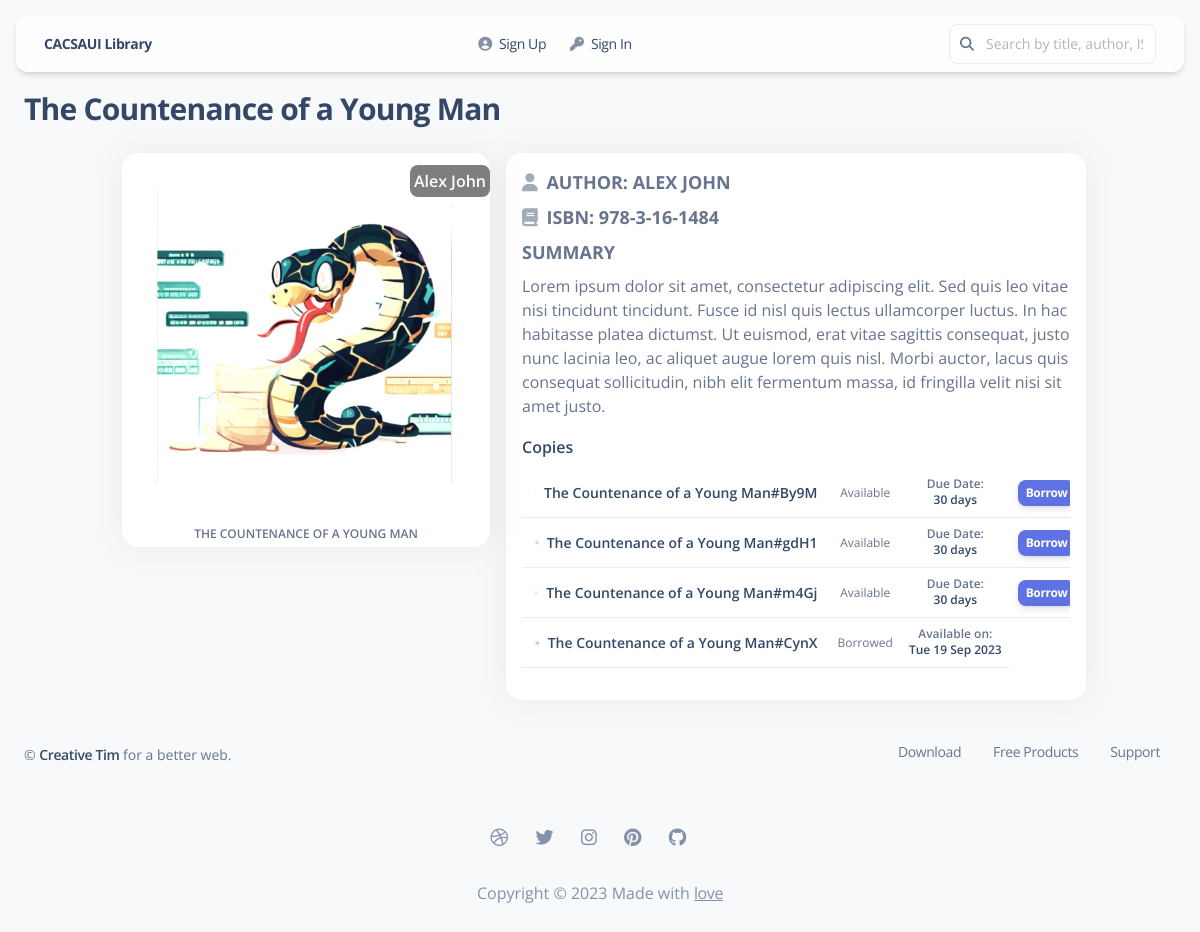
Before: /books/5ad72ec0-bdfd-45be-90c1-74a80a4b6495 with the older database file.
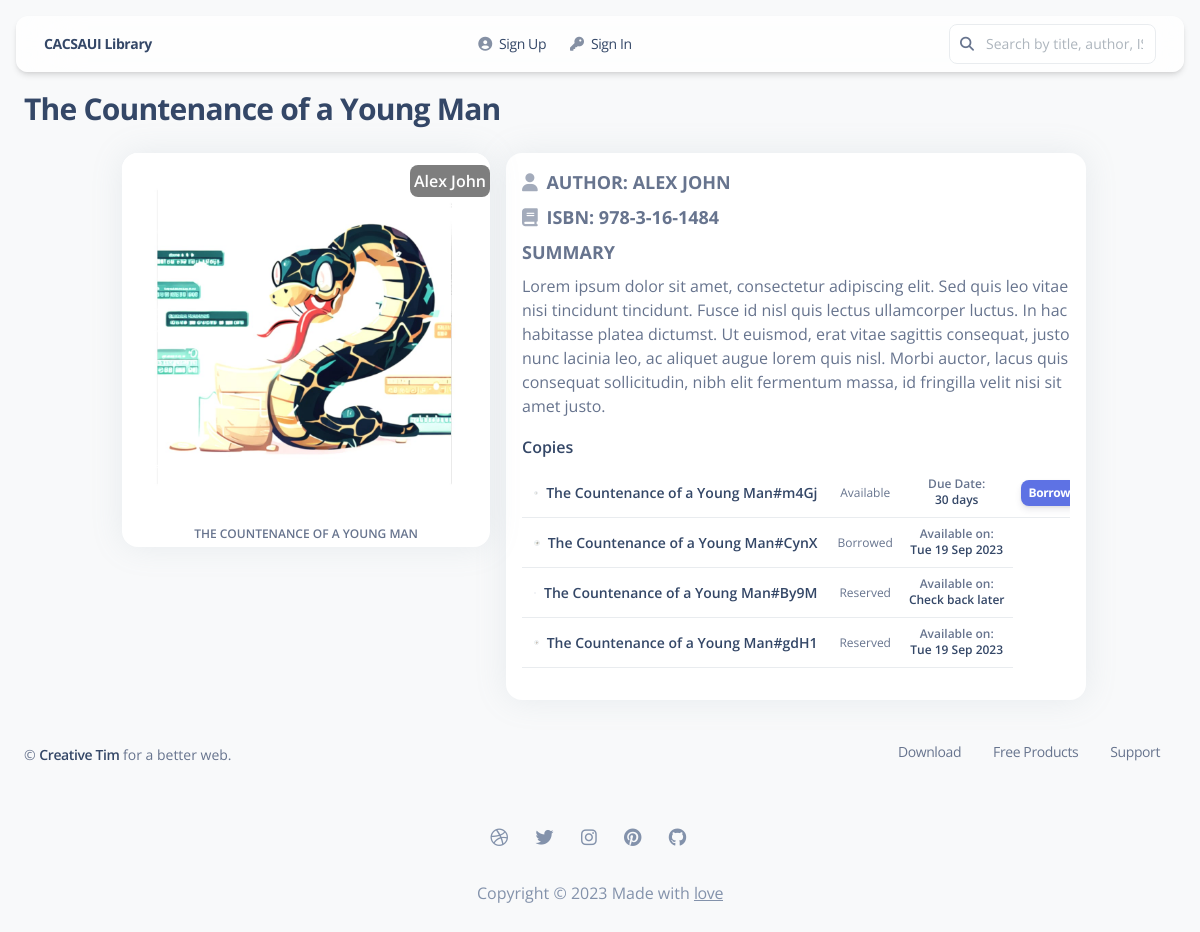
After: the same page with the newer database file.
### books/models.py (models this page shows, shortened)
class Book(models.Model):
    id = models.UUIDField(primary_key=True, default=uuid4, editable=False)
    title = models.CharField(max_length=256)
    author = models.ForeignKey(Author, related_name="books", on_delete=models.PROTECT)
    summary = models.TextField(max_length=1024, null=True, blank=True)
    isbn = models.CharField("ISBN_13", max_length=13, blank=True)
    isbn_10 = models.CharField("ISBN_10", max_length=10, null=True, blank=True)
    num_of_pages = models.CharField(max_length=6, null=True, blank=True)
    cover_src = models.CharField(max_length=50, null=True, blank=True)
    cover = models.ImageField(blank=True, upload_to="covers/", null=True)
    published_date = models.CharField(max_length=50, null=True, blank=True)
    date_added = models.DateField(auto_now_add=True)
    class Meta:
        ordering = ["-date_added"]

class Author(models.Model):
    id = models.UUIDField(primary_key=True, default=uuid4, editable=False)
    open_library_key = models.CharField(null=True, blank=True, max_length=20)
    names = models.CharField(max_length=256, blank=False, default="Alex John")
    bio = models.CharField(max_length=2048, null=True, blank=True)
    class Meta:
        ordering = ["names"]

class BookCopy(models.Model):
    id = models.CharField(
        primary_key=True, default=gen_rand_four, editable=False, max_length=4
    )
    book = models.ForeignKey("Book", related_name="copies", on_delete=models.CASCADE)
    due_date = models.DateField(
        null=True, blank=True, help_text="When the book is due for returning"
    )
    LOAN_STATUS = (("a", "available"), ("b", "borrowed"), ("r", "reserved"))
    status = models.CharField(max_length=1, default="a", choices=LOAN_STATUS)
    class Meta:
        ordering = ["status"]
    def __str__(self) -> str:
        return f"{self.book.title}#{self.id}"

### books/views.py (the view)
# urls.py: path('<uuid:pk>', BookDetailView.as_view(), name='book_detail' ),
class BookDetailView(DetailView):
    model = Book
    context_object_name = "book"
    template_name = "books/detail.html"

### templates/books/detail.html (shortened to what this page needs)
{% extends "layouts/base-shadow.html" %}
{% load static %}
{% block page_heading %}
<h3> {{book.title}} </h3>
{% endblock page_heading %}
{% block content %}
        <div class="flex flex-wrap justify-center -mx-3">
          <div class="w-full max-w-full px-3 mb-6 sm:flex-none xl:w-4/12">
            <div class="relative flex flex-col min-w-0 break-words bg-white border-0 shadow-xl dark:bg-slate-850 dark:shadow-dark-xl rounded-2xl bg-clip-border">
                <p class="absolute right-0 top-3 bg-black text-white leading-normal opacity-50 font-semibold p-1 border border-none rounded-lg" >
                    {{book.author.names}}
                </p>
                <img class="w-full rounded-t-2xl" src="{{book.cover.url}}" alt="profile cover image">
                <div class="border-black/12.5 rounded-t-2xl p-1 text-center">
                    <p class="mb-0 font-sans text-xs font-semibold leading-normal uppercase dark:text-white dark:opacity-60">
                    {{book.title}}
                    </p>
                </div>
            </div>
          </div>
          <div class="w-full max-w-full px-1 shrink-0 md:w-6/12 md:flex-0 md:mt-0">
            <div class="p-4  bg-white border-0 border-solid shadow-xl dark:bg-slate-850 dark:shadow-dark-xl dark:bg-gray-950 border-black-125 rounded-2xl bg-clip-border">
              <span>
                <p class="mb-2 font-sans text-lg font-bold leading-normal uppercase dark:text-white dark:opacity-60">
                <i class="mr-1 fa fa-user opacity-60"></i>
                  Author: {{book.author.names}}
                </p>
              </span>
              <p class="mb-2 font-sans text-lg font-bold leading-normal uppercase dark:text-white dark:opacity-60">
                <i class="mr-1 fa fa-book opacity-60"></i>
                ISBN: {{book.isbn}}
              </p>
              <p class="mb-2 font-sans text-lg font-bold leading-normal uppercase dark:text-white dark:opacity-60">
                Summary
              </p>
              <p class="mb-0 font-sans text-justify leading-normal dark:text-white dark:opacity-60">
                {{book.summary}}
              </p>
              <div class="mt-4 rounded-t-4">
                <div class="flex justify-between">
                  <h6 class="mb-2 dark:text-white">Copies</h6>
                </div>
              </div>
              <div class="overflow-x-auto">
                <table class="items-center w-full mb-4 align-top border-collapse border-gray-200 dark:border-white/40">
                  <tbody>
                  {% for copy in book.copies.all  %}
                    <tr>
                      <td class="p-2 align-middle bg-transparent border-b w-3/10 whitespace-nowrap dark:border-white/40">
                        <div class="flex items-center px-1 py-1">
                          <div>
                            <img class="h-full w-full border border-solid bg-clip-border rounded-lg" src="{{copy.book.cover.url}}" alt="Book copy cover" />
                          </div>
                          <div class="ml-2">
                            <h6 class="mb-0 text-sm leading-normal dark:text-white">{{copy}}</h6>
                          </div>
                        </div>
                      </td>
                      <td class="p-2 align-middle bg-transparent border-b whitespace-nowrap dark:border-white/40">
                        <div class="text-center">
                          <p class="mb-0 text-xs leading-normal dark:text-white {% if copy.status == 'a' %} text-green {% endif %}">{{copy.get_status_display|title}}</p>
                        </div>
                      </td>
                      {% if copy.status == 'a'  %}
                        <td class="p-2 text-sm leading-normal align-middle bg-transparent border-b whitespace-nowrap dark:border-white/40">
                          <div class="flex-1 text-center">
                            <p class="mb-0 text-xs font-semibold leading-tight dark:text-white dark:opacity-60">Due Date:</p>
                            <h6 class="mb-0 text-xs leading-normal dark:text-white">30 days</h6>
                          </div>
                        </td>
                        <td class="p-2 align-middle bg-transparent border-b whitespace-nowrap dark:border-white/40">
                          <form action="{% url 'borrow_book' pk=copy.id %}" method="post">
                          <button type="submit" onclick="return confirm('You\'re trying to borrow \'{{copy}}\', to be returned within 30 days from delivery. Continue?')"
                          class="inline-block px-2 py-1 mb-0 mr-1 font-bold leading-normal text-center text-white align-middle transition-all ease-in bg-blue-500 border-0 rounded-lg shadow-md cursor-pointer hover:-translate-y-px hover:shadow-xs active:opacity-85 text-xs tracking-tight-rem">
                          Borrow
                          </button>
                          </form>
                        </td>
                      {% else %}
                        <td class="p-2 text-sm leading-normal align-middle bg-transparent border-b whitespace-nowrap dark:border-white/40">
                          <div class="flex-1 text-center">
                            <p class="mb-0 text-xs font-semibold leading-tight dark:text-white dark:opacity-60">Available on:</p>
                            <h6 class="mb-0 text-xs leading-normal dark:text-white">{{copy.due_date|date:"D d M Y"|default:"Check back later"}}</h6>
                          </div>
                        </td>
                      {% endif %}
                    </tr>
                  {% endfor %}
                  </tbody>
                </table>
              </div>
            </div>
          </div>
        </div>
      </div>        </div>
       {% include 'includes/footer.html' %}
{% endblock content %}

Changed rows visible on the page:
shown differently, row unchanged: BookCopy "The Countenance of a Young Man#m4Gj": moves up the list
shown differently, row unchanged: BookCopy "The Countenance of a Young Man#CynX": moves up the list
changed BookCopy "The Countenance of a Young Man#By9M": status "Available" → "Reserved"; due_date (not shown) → "Check back later"; status "Due Date: 30 days Borrow" → "Available on:"
changed BookCopy "The Countenance of a Young Man#gdH1": status "Available" → "Reserved"; due_date (not shown) → "Tue 19 Sep 2023"; status "Due Date: 30 days Borrow" → "Available on:"
